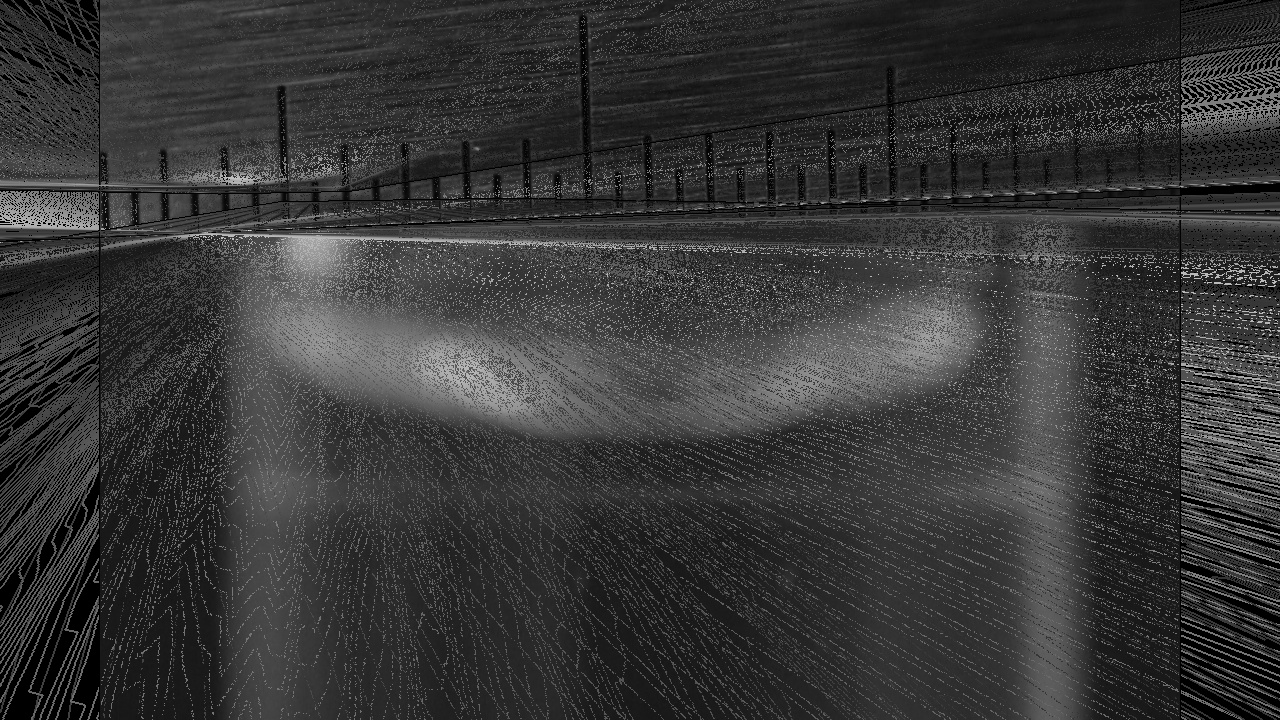
#> input picture stacked_image.jpg, 1280 x 720 px, given in place of the camera
$ python image_analysis.py   (older library calls are emulated)
#> lines starting #> are read from the running program, lines starting #| are printed output that depends on the picture; after the words box and inside, x2 and y2 are one past the last pixel; in counts of white or black regions, pixels touching at a corner belong together
import cv2
import numpy as np

#Este script permite generar una imagen binaria con el tal de trazar una diferenciacion entre las fases
#liquido-aire con el fin de poder realizar un buen aforo.

cap = cv2.VideoCapture(0)

while True:
    _, frame = cap.read()
#> frame is the input picture: shape (720, 1280, 3); min 0, max 230, mean 55

    laplacian = cv2.Laplacian(frame, cv2.CV_64F)
    sobelx = cv2.Sobel(frame, cv2.CV_64F, 1, 0, ksize=5)
    sobely = cv2.Sobel(frame, cv2.CV_64F, 0, 1, ksize=5)
    edges = cv2.Canny(frame, 20, 80)
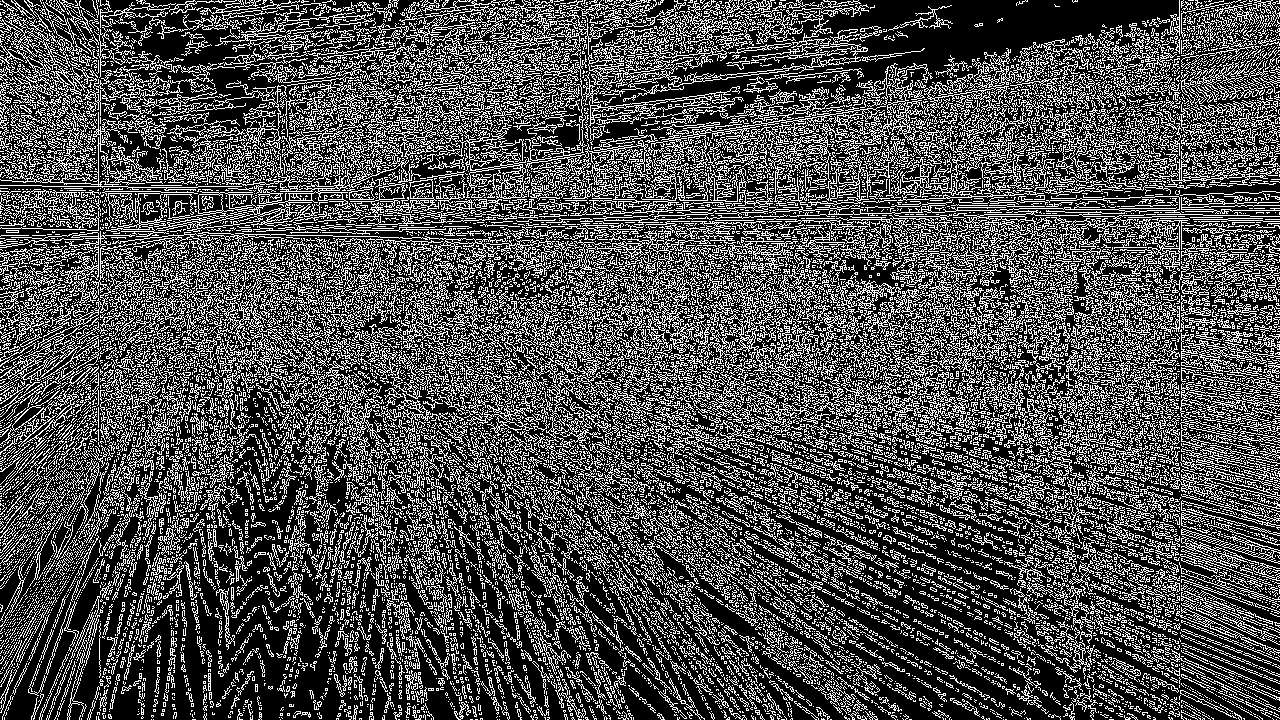
#> edges: shape (720, 1280); 30.7% white in thin lines or dots


    cv2.imshow('original', frame)
    cv2.imshow('laplacian', laplacian)
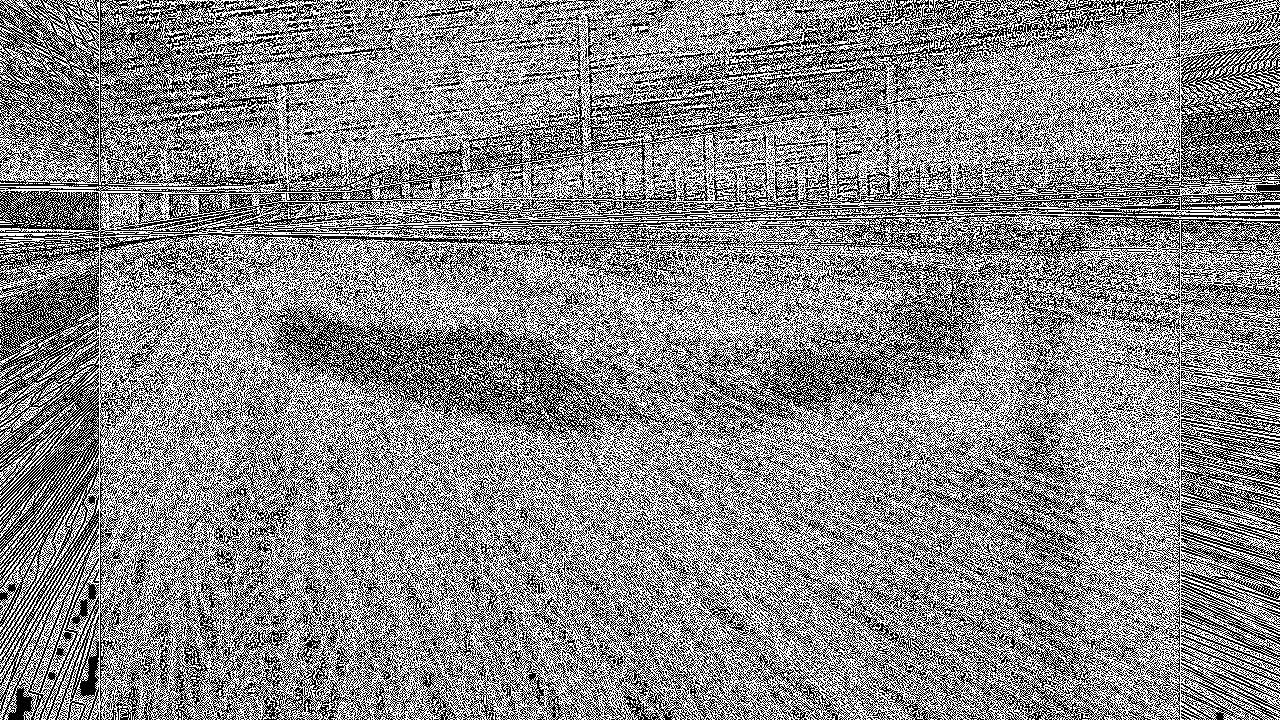
#> window 'laplacian': shape (720, 1280, 3); 53.4% white; black in thin lines or dots
    cv2.imshow('sobelx', sobelx)
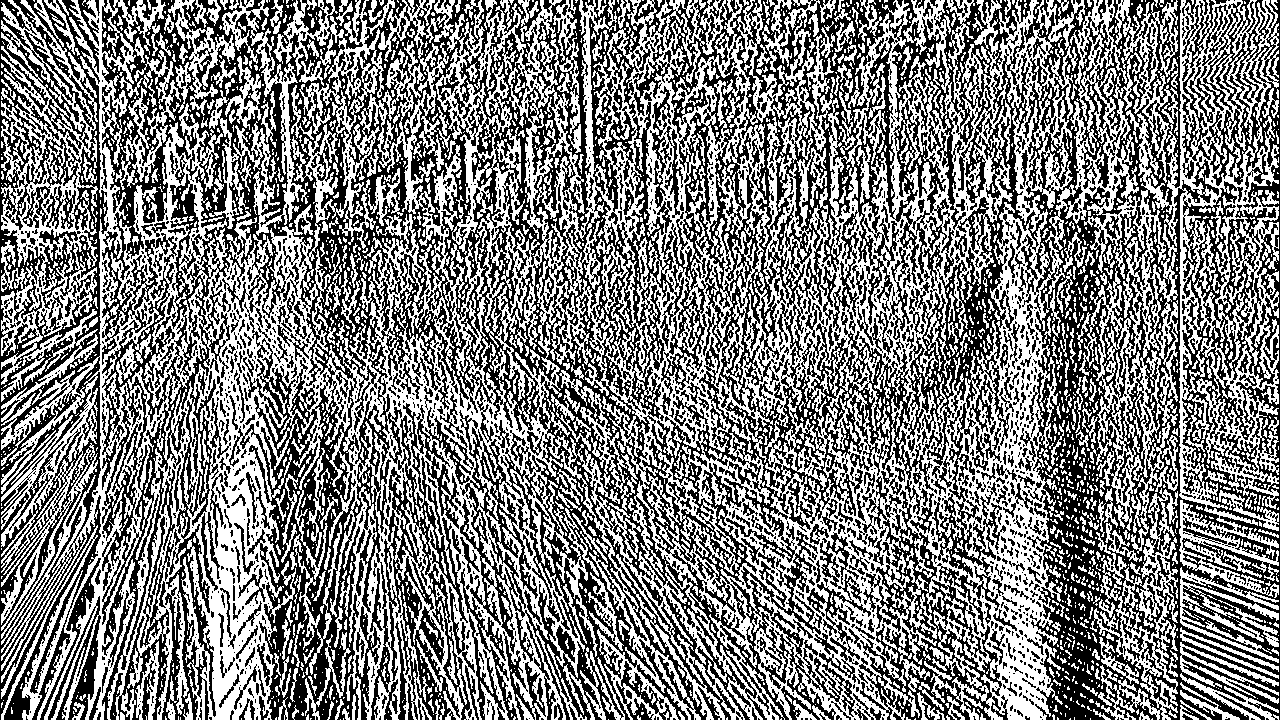
#> window 'sobelx': shape (720, 1280, 3); 49.8% white; 2664 white regions (2080 under 20 px), largest, box (x1, y1, x2, y2) and area: (1, 0, 1085, 720) 312758, (1065, 0, 1279, 663) 50722, (1, 0, 98, 385) 14109
    cv2.imshow('sobely', sobely)
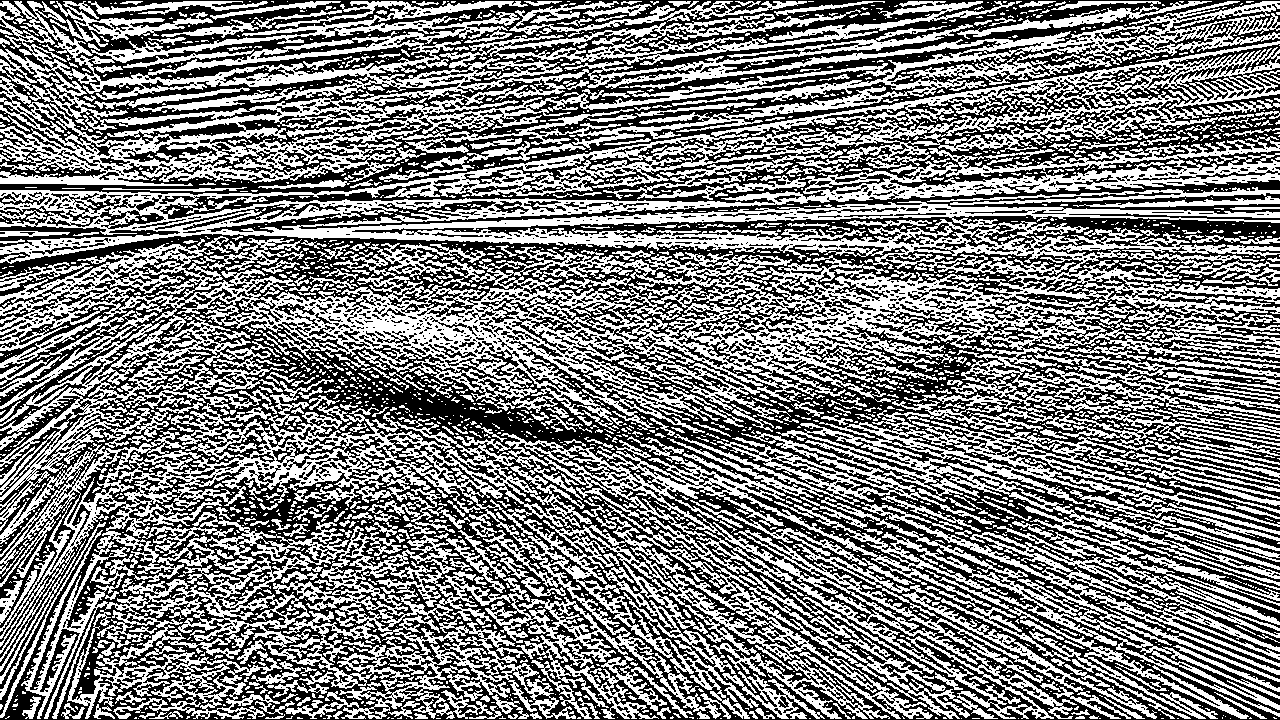
#> window 'sobely': shape (720, 1280, 3); 49.4% white; 2764 white regions (2227 under 20 px), largest, box (x1, y1, x2, y2) and area: (0, 41, 1280, 719) 311961, (0, 1, 1280, 186) 67985, (925, 577, 1249, 719) 4304
    cv2.imshow('sobely', edges)

    k = cv2.waitKey(5)
#> (key Esc is pressed here)
    if k == 27:
        break

cv2.destroyAllWindows()
cap.release()
